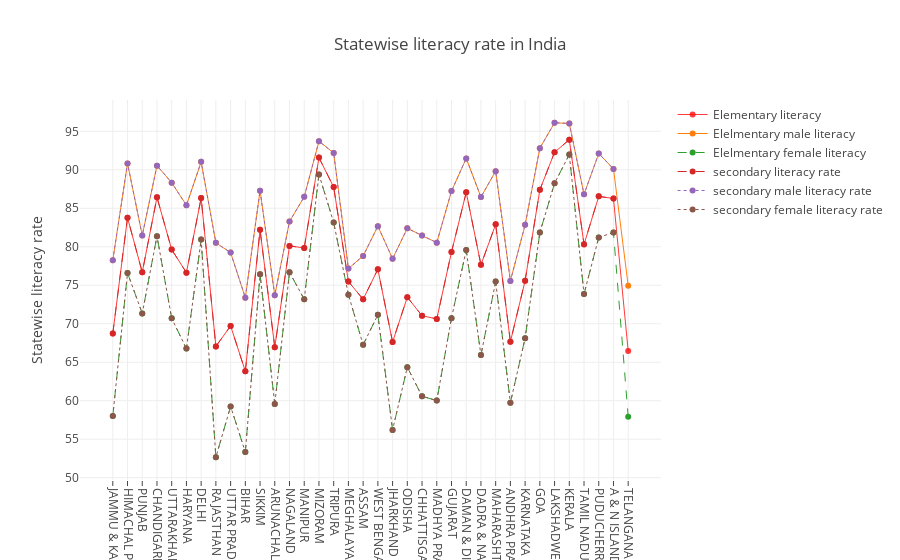

The notebook cell saved with this chart:
### Code cell
# Create and style traces
trace0 = go.Scatter(
    x = df_ele.STATNAME,
    y = df_ele.OVERALL_LI,
    mode = "lines+markers",
    name = 'Elementary literacy',
    line = dict(
        color = ('rgba(255,10,10, 0.8)'),
        width = 1)
)
trace1 = go.Scatter(
    x = df_ele.STATNAME,
    y = df_ele.MALE_LIT,
    mode = "lines+markers",
    name = 'Elelmentary male literacy',
    line = dict(
        width = 1)
)
trace2 = go.Scatter(
    x = df_ele.STATNAME,
    y = df_ele.FEMALE_LIT,
    mode = "lines+markers",
    name = 'Elelmentary female literacy',
    line = dict(
        width = 1,
        dash = 'dash') # dash options include 'dash', 'dot', and 'dashdot'
)

trace3 = go.Scatter(
    x = df_ele.STATNAME,
    y = df_sec.literacy_rate,
    mode = "lines+markers",
    name = 'secondary literacy rate',
    line = dict(
        width = 1,
        dash = 'dash')
)
trace4 = go.Scatter(
    x = df_ele.STATNAME,
    mode = "lines+markers",
    y = df_sec.male_literacy_rate,
    name = 'secondary male literacy rate',
    line = dict(
        width = 1,
        dash = 'dot')
)
trace5 = go.Scatter(
    x = df_ele.STATNAME,
    y = df_sec.female_literacy_rate,
    mode = "lines+markers",
    name = 'secondary female literacy rate',
    line = dict(
        width = 1,
        dash = 'dot')
)
data = [trace0, trace1, trace2, trace3, trace4, trace5]

# Edit the layout
layout = dict(title = 'Statewise literacy rate in India',
                      xaxis= dict(
                          ticklen= 5,
                          tickangle=90,
                          zeroline= False),

                      yaxis=dict(
                            title='Statewise literacy rate'
                        )
                     )

fig = dict(data=data, layout=layout)
iplot(fig)

### Figure 1 — Plotly figure (JSON) as saved in the notebook; plotly's stock layout.template omitted (floating-point values rounded to 4 significant figures)
{"data": [{"line": {"color": "rgba(255,10,10, 0.8)", "width": 1}, "mode": "lines+markers", "name": "Elementary literacy", "type": "scatter", "uid": "e31d9da5-30f8-4afa-b5ed-67418da059bc", "x": ["JAMMU & KASHMIR", "HIMACHAL PRADESH", "PUNJAB", "CHANDIGARH", "UTTARAKHAND", "HARYANA", "DELHI", "RAJASTHAN", "UTTAR PRADESH", "BIHAR", "SIKKIM", "ARUNACHAL PRADESH", "NAGALAND", "MANIPUR", "MIZORAM", "TRIPURA", "MEGHALAYA", "ASSAM", "WEST BENGAL", "JHARKHAND", "ODISHA", "CHHATTISGARH", "MADHYA PRADESH", "GUJARAT", "DAMAN & DIU", "DADRA & NAGAR HAVELI", "MAHARASHTRA", "ANDHRA PRADESH", "KARNATAKA", "GOA", "LAKSHADWEEP", "KERALA", "TAMIL NADU", "PUDUCHERRY", "A & N ISLANDS", "TELANGANA"], "y": [68.74, 83.78, 76.68, 86.43, 79.63, 76.64, 86.34, 67.06, 69.72, 63.82, 82.2, 66.95, 80.11, 79.85, 91.58, 87.75, 75.48, 73.18, 77.08, 67.63, 73.45, 71.04, 70.63, 79.31, 87.07, 77.65, 82.91, 67.66, 75.6, 87.4, 92.28, 93.91, 80.3, 86.55, 86.27, 66.46]}, {"line": {"width": 1}, "mode": "lines+markers", "name": "Elelmentary male literacy", "type": "scatter", "uid": "4926ad7e-13c4-4b12-aa9c-c6b0a06fb94b", "x": ["JAMMU & KASHMIR", "HIMACHAL PRADESH", "PUNJAB", "CHANDIGARH", "UTTARAKHAND", "HARYANA", "DELHI", "RAJASTHAN", "UTTAR PRADESH", "BIHAR", "SIKKIM", "ARUNACHAL PRADESH", "NAGALAND", "MANIPUR", "MIZORAM", "TRIPURA", "MEGHALAYA", "ASSAM", "WEST BENGAL", "JHARKHAND", "ODISHA", "CHHATTISGARH", "MADHYA PRADESH", "GUJARAT", "DAMAN & DIU", "DADRA & NAGAR HAVELI", "MAHARASHTRA", "ANDHRA PRADESH", "KARNATAKA", "GOA", "LAKSHADWEEP", "KERALA", "TAMIL NADU", "PUDUCHERRY", "A & N ISLANDS", "TELANGANA"], "y": [78.26, 90.83, 81.48, 90.54, 88.33, 85.38, 91.03, 80.51, 79.24, 73.39, 87.29, 73.69, 83.29, 86.49, 93.72, 92.18, 77.17, 78.81, 82.67, 78.45, 82.4, 81.45, 80.53, 87.23, 91.48, 86.46, 89.82, 75.56, 82.85, 92.81, 96.11, 96.02, 86.81, 92.12, 90.11, 74.95]}, {"line": {"dash": "dash", "width": 1}, "mode": "lines+markers", "name": "Elelmentary female literacy", "type": "scatter", "uid": "a4572e89-2e73-4c21-b30f-9ea74f0e34f9", "x": ["JAMMU & KASHMIR", "HIMACHAL PRADESH", "PUNJAB", "CHANDIGARH", "UTTARAKHAND", "HARYANA", "DELHI", "RAJASTHAN", "UTTAR PRADESH", "BIHAR", "SIKKIM", "ARUNACHAL PRADESH", "NAGALAND", "MANIPUR", "MIZORAM", "TRIPURA", "MEGHALAYA", "ASSAM", "WEST BENGAL", "JHARKHAND", "ODISHA", "CHHATTISGARH", "MADHYA PRADESH", "GUJARAT", "DAMAN & DIU", "DADRA & NAGAR HAVELI", "MAHARASHTRA", "ANDHRA PRADESH", "KARNATAKA", "GOA", "LAKSHADWEEP", "KERALA", "TAMIL NADU", "PUDUCHERRY", "A & N ISLANDS", "TELANGANA"], "y": [58.01, 76.6, 71.34, 81.38, 70.7, 66.77, 80.93, 52.66, 59.26, 53.33, 76.43, 59.57, 76.69, 73.17, 89.4, 83.15, 73.78, 67.27, 71.16, 56.21, 64.36, 60.59, 60.02, 70.73, 79.59, 65.93, 75.48, 59.74, 68.13, 81.84, 88.25, 91.98, 73.86, 81.22, 81.84, 57.92]}, {"line": {"dash": "dash", "width": 1}, "mode": "lines+markers", "name": "secondary literacy rate", "type": "scatter", "uid": "18bcbef0-0589-4359-aedc-0f77ded6fa09", "x": ["JAMMU & KASHMIR", "HIMACHAL PRADESH", "PUNJAB", "CHANDIGARH", "UTTARAKHAND", "HARYANA", "DELHI", "RAJASTHAN", "UTTAR PRADESH", "BIHAR", "SIKKIM", "ARUNACHAL PRADESH", "NAGALAND", "MANIPUR", "MIZORAM", "TRIPURA", "MEGHALAYA", "ASSAM", "WEST BENGAL", "JHARKHAND", "ODISHA", "CHHATTISGARH", "MADHYA PRADESH", "GUJARAT", "DAMAN & DIU", "DADRA & NAGAR HAVELI", "MAHARASHTRA", "ANDHRA PRADESH", "KARNATAKA", "GOA", "LAKSHADWEEP", "KERALA", "TAMIL NADU", "PUDUCHERRY", "A & N ISLANDS", "TELANGANA"], "y": [68.74, 83.78, 76.68, 86.43, 79.63, 76.64, 86.34, 67.06, 69.72, 63.82, 82.2, 66.95, 80.11, 79.85, 91.58, 87.75, 75.48, 73.18, 77.08, 67.63, 73.45, 71.04, 70.63, 79.31, 87.07, 77.65, 82.91, 67.66, 75.6, 87.4, 92.28, 93.91, 80.33, 86.55, 86.27, null]}, {"line": {"dash": "dot", "width": 1}, "mode": "lines+markers", "name": "secondary male literacy rate", "type": "scatter", "uid": "e3cb250d-c57d-48ee-9f57-03f52132f3f2", "x": ["JAMMU & KASHMIR", "HIMACHAL PRADESH", "PUNJAB", "CHANDIGARH", "UTTARAKHAND", "HARYANA", "DELHI", "RAJASTHAN", "UTTAR PRADESH", "BIHAR", "SIKKIM", "ARUNACHAL PRADESH", "NAGALAND", "MANIPUR", "MIZORAM", "TRIPURA", "MEGHALAYA", "ASSAM", "WEST BENGAL", "JHARKHAND", "ODISHA", "CHHATTISGARH", "MADHYA PRADESH", "GUJARAT", "DAMAN & DIU", "DADRA & NAGAR HAVELI", "MAHARASHTRA", "ANDHRA PRADESH", "KARNATAKA", "GOA", "LAKSHADWEEP", "KERALA", "TAMIL NADU", "PUDUCHERRY", "A & N ISLANDS", "TELANGANA"], "y": [78.26, 90.83, 81.48, 90.54, 88.33, 85.38, 91.03, 80.51, 79.24, 73.39, 87.29, 73.69, 83.29, 86.49, 93.72, 92.18, 77.17, 78.81, 82.67, 78.45, 82.4, 81.45, 80.53, 87.23, 91.48, 86.46, 89.82, 75.56, 82.85, 92.81, 96.11, 96.02, 86.81, 92.12, 90.11, null]}, {"line": {"dash": "dot", "width": 1}, "mode": "lines+markers", "name": "secondary female literacy rate", "type": "scatter", "uid": "fd0dfa68-e76f-472a-a680-899015a53881", "x": ["JAMMU & KASHMIR", "HIMACHAL PRADESH", "PUNJAB", "CHANDIGARH", "UTTARAKHAND", "HARYANA", "DELHI", "RAJASTHAN", "UTTAR PRADESH", "BIHAR", "SIKKIM", "ARUNACHAL PRADESH", "NAGALAND", "MANIPUR", "MIZORAM", "TRIPURA", "MEGHALAYA", "ASSAM", "WEST BENGAL", "JHARKHAND", "ODISHA", "CHHATTISGARH", "MADHYA PRADESH", "GUJARAT", "DAMAN & DIU", "DADRA & NAGAR HAVELI", "MAHARASHTRA", "ANDHRA PRADESH", "KARNATAKA", "GOA", "LAKSHADWEEP", "KERALA", "TAMIL NADU", "PUDUCHERRY", "A & N ISLANDS", "TELANGANA"], "y": [58.01, 76.6, 71.34, 81.38, 70.7, 66.77, 80.93, 52.66, 59.26, 53.33, 76.43, 59.57, 76.69, 73.17, 89.4, 83.15, 73.78, 67.27, 71.16, 56.21, 64.36, 60.59, 60.02, 70.73, 79.59, 65.93, 75.48, 59.74, 68.13, 81.84, 88.25, 91.98, 73.86, 81.22, 81.84, null]}], "layout": {"title": {"text": "Statewise literacy rate in India"}, "xaxis": {"tickangle": 90, "ticklen": 5, "zeroline": false}, "yaxis": {"title": {"text": "Statewise literacy rate"}}}}
